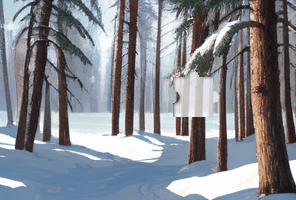
#> input picture server/bench/lab/real_samples/aliyun/uni2_bg.png, 296 x 200 px
$ python -i template.py   (imports and definitions only)
#> lines starting #> are read from the running program, lines starting #| are printed output that depends on the picture; after the words box and inside, x2 and y2 are one past the last pixel; in counts of white or black regions, pixels touching at a corner belong together
#> further down, picture is the input picture: PIL image 296x200 RGBA; mean R, G, B, A 131.1, 134.3, 142.3, 255
### server/captcha_solver/imageops.py
"""Numpy-only image primitives for captcha pre-processing.

No OpenCV / scipy dependency: everything here works with numpy + Pillow so the
solver can run inside any bundled Python runtime.
"""
from __future__ import annotations

import base64
import io
import urllib.request
from dataclasses import dataclass
from typing import Iterable, List, Sequence, Tuple

import numpy as np
from PIL import Image, ImageFilter, ImageOps

UA = (
    "Mozilla/5.0 (Macintosh; Intel Mac OS X 10_15_7) AppleWebKit/537.36 "
    "(KHTML, like Gecko) Chrome/124.0 Safari/537.36"
)


# ---------------------------------------------------------------- loading ----
# [37 lines left out: functions load_image, normalize_mode, not called in this run]


def to_gray(img: Image.Image) -> np.ndarray:
    return np.asarray(img.convert("L"), dtype=np.float32)
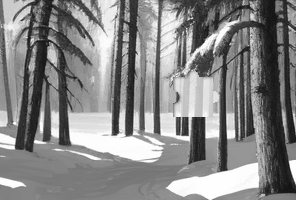
#> returned value: shape (200, 296) float32; min 21, max 255, mean 134.3


def to_array(img: Image.Image) -> np.ndarray:
    return np.asarray(img.convert("RGB"), dtype=np.float32)


# [182 lines left out: functions to_pil, otsu, binarize, _orient_ink, box_blur, median3 and 8 more, not called in this run]


def sharpen(img: Image.Image) -> Image.Image:
    return img.filter(ImageFilter.UnsharpMask(radius=1.4, percent=170, threshold=2))


# [7 lines left out: function denoise_gray, not called in this run]


# ------------------------------------------------------------- components ----
@dataclass
class Component:
    x0: int
    y0: int
    x1: int
    y1: int
    area: int

    @property
    def width(self) -> int:
        return self.x1 - self.x0 + 1

    @property
    def height(self) -> int:
        return self.y1 - self.y0 + 1

    @property
    def cx(self) -> float:
        return (self.x0 + self.x1) / 2.0

    @property
    def cy(self) -> float:
        return (self.y0 + self.y1) / 2.0

    # [197 lines left out: functions as_dict, components, crop_ink, profile_edges, ncc_track, smooth1d and 4 more, not called in this run]


# ------------------------------------------------- morph filtering blocks ----
def erode3(mask: np.ndarray) -> np.ndarray:
    """3x3 erosion — keeps strokes at least 2px thick in both directions."""
    return _run_extreme(_run_extreme(mask, 3, 0, "erode"), 3, 1, "erode")


# [106 lines left out: functions reconstruct, drop_small_components, line_masks, slant_mask, row_band, column_runs, not called in this run]

### server/captcha_solver/template.py
"""Font-template recognizer: the offline second opinion for glyph OCR.

Captchas rendered with (or close to) a system font are often read far more
reliably by normalised-template matching than by a general text OCR model:
the bank is synthesised from real font files, so it knows the exact shapes.

The bank is cached to `out/glyph_bank_<hash>.npz` and rebuilt only when the
charset / font set / geometry changes.
"""
from __future__ import annotations

import glob
import hashlib
import os
from dataclasses import dataclass
from typing import Dict, List, Optional, Sequence, Tuple

import numpy as np
from PIL import Image, ImageDraw, ImageFont

from . import imageops as I

FONT_DIRS = [
    "/System/Library/Fonts/Supplemental",
    "/System/Library/Fonts",
    "/Library/Fonts",
    os.path.expanduser("~/Library/Fonts"),
    "/usr/share/fonts/truetype",
    "C:\\Windows\\Fonts",
]
DEFAULT_FONT_NAMES = [
    "Arial.ttf",
    "Arial Bold.ttf",
    "Courier New.ttf",
    "Georgia.ttf",
    "Times New Roman.ttf",
    "Trebuchet MS.ttf",
    "Verdana.ttf",
    "Arial Unicode.ttf",
    "Helvetica.ttc",
    "Tahoma.ttf",
    "Verdana Bold.ttf",
]
CELL = 32
CACHE_DIR = os.path.join(os.path.dirname(os.path.dirname(os.path.abspath(__file__))), "out")


# [22 lines left out: function discover_fonts, not called in this run]


def _norm_glyph(img: Image.Image) -> Optional[np.ndarray]:
    """Ink-crop a glyph bitmap, squash to CELL x CELL, zero-mean unit-norm."""
    g = I.to_gray(img)
    mask = g < 200
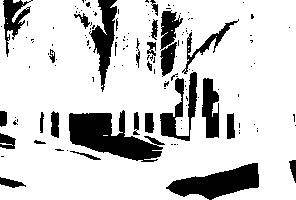
#> mask: shape (200, 296) bool; 80.7% white; 138 black regions (111 under 20 px), largest, box (x1, y1, x2, y2) and area: (69, 110, 165, 162) 2626, (166, 163, 259, 200) 1850, (89, 0, 117, 92) 1126
    if mask.sum() < 4:
        return None
    ys, xs = np.where(mask)
    crop = img.convert("L").crop((int(xs.min()), int(ys.min()), int(xs.max()) + 1, int(ys.max()) + 1))
    crop = crop.resize((CELL, CELL), Image.LANCZOS)
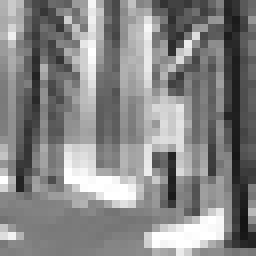
#> crop: PIL image 32x32 L (shown 8 times larger); min 20, max 255, mean 134
    v = 255.0 - np.asarray(crop, dtype=np.float32)
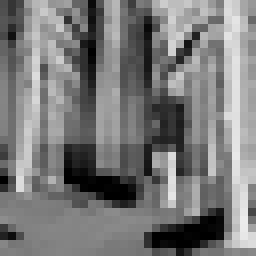
#> v: shape (32, 32) float32 (shown 8 times larger); min 0, max 235, mean 121
    v = v - v.mean()
    n = float(np.linalg.norm(v))
#> n = 1729.7
    if n < 1e-6:
        return None
    return (v / n).ravel()


@dataclass
class Bank:
    chars: List[str]
    vectors: np.ndarray  # (N, CELL*CELL) float32
    sources: List[str]

    # [300 lines left out: functions scores, topk, save, load, _bank_key, build_bank and 6 more, not called in this run]

>>> from PIL import Image
>>> picture = Image.open('../bench/lab/real_samples/aliyun/uni2_bg.png')
>>> result = _norm_glyph(picture)
#> result = 1024 values, max 0.0659 at index 894, min -0.0699 at index 203, mean -2.33e-10

$ run again, on server/bench/lab/real_samples/aliyun/uni2_notch_zoom.png
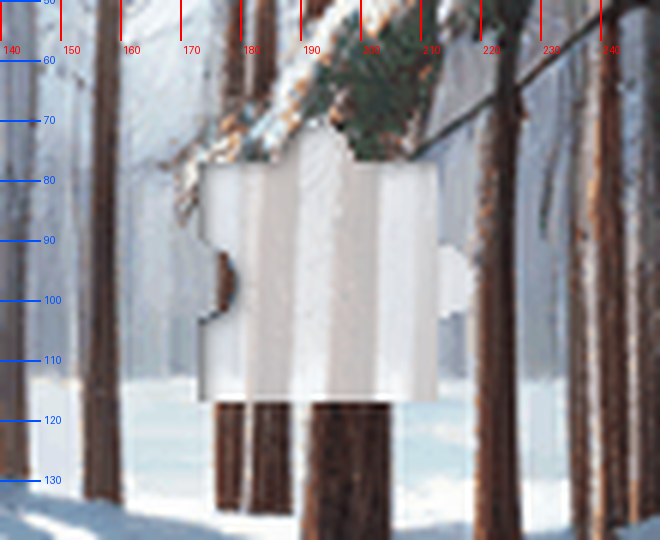
#> input picture server/bench/lab/real_samples/aliyun/uni2_notch_zoom.png, 660 x 540 px
#> picture is the input picture: PIL image 660x540 RGB; mean R, G, B 149.6, 147.3, 151
#> in _norm_glyph, `mask = g < 200`:
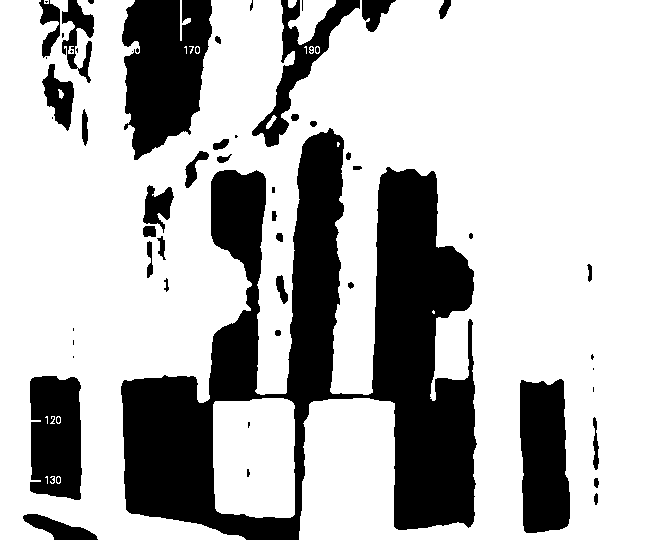
#> mask: shape (540, 660) bool; 72.7% white; 61 black regions (24 under 20 px), largest, box (x1, y1, x2, y2) and area: (121, 128, 477, 540) 63095, (122, 0, 212, 160) 10531, (520, 379, 570, 533) 6699
#> in _norm_glyph, `v = v - v.mean()`:
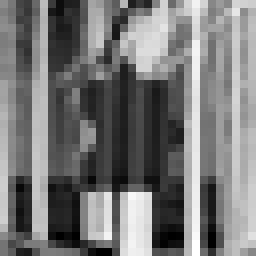
#> v: shape (32, 32) float32 (shown 8 times larger); min -106.6, max 121.4, mean 0; drawn with min black and max white
#> n = 1871.7
#> result = 1024 values, max 0.0649 at index 984, min -0.057 at index 935, mean 0

$ run again, on server/bench/lab/real_samples/aliyun/uni_bg.png
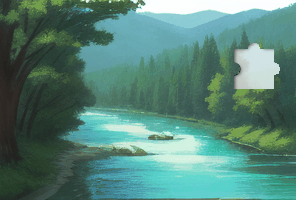
#> input picture server/bench/lab/real_samples/aliyun/uni_bg.png, 296 x 200 px
#> picture is the input picture: PIL image 296x200 RGBA; mean R, G, B, A 86.5, 131, 119.8, 255
#> in _norm_glyph, `mask = g < 200`:
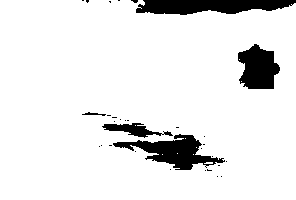
#> mask: shape (200, 296) bool; 90.9% white; 32 black regions (27 under 20 px), largest, box (x1, y1, x2, y2) and area: (136, 0, 296, 15) 1807, (113, 134, 225, 170) 1665, (238, 44, 280, 89) 1344, (102, 123, 173, 138) 455, (82, 112, 106, 116) 42
#> in _norm_glyph, `v = v - v.mean()`:
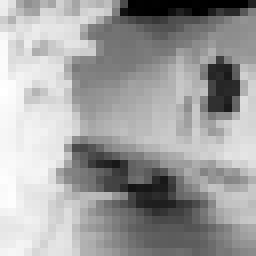
#> v: shape (32, 32) float32 (shown 8 times larger); min -138.5, max 81.45, mean 0; drawn with min black and max white
#> n = 1714.5
#> result = 1024 values, max 0.0475 at index 352, min -0.0808 at index 16, mean 0
